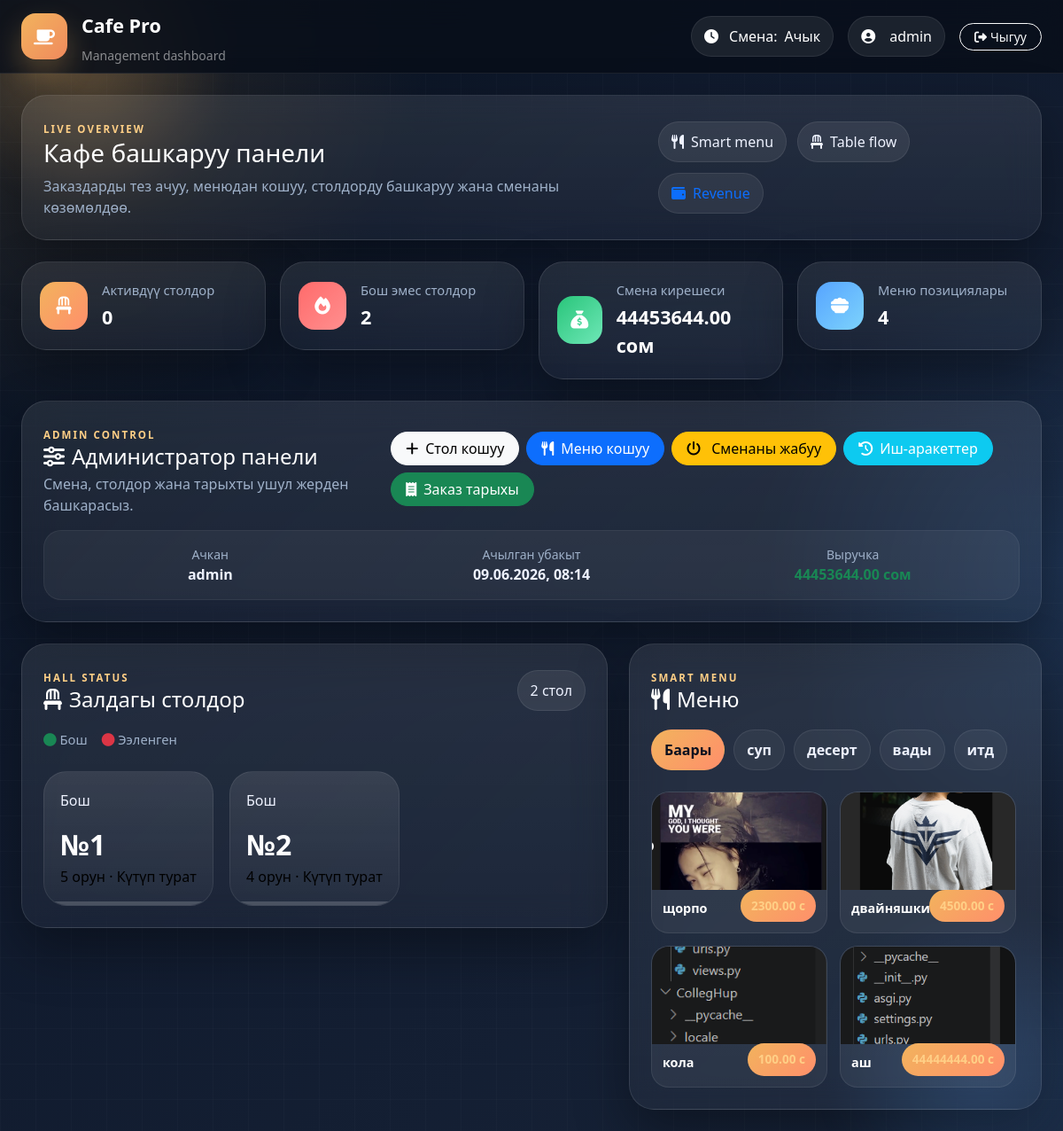
Before: /dashboard/ (signed in) with the older database file.
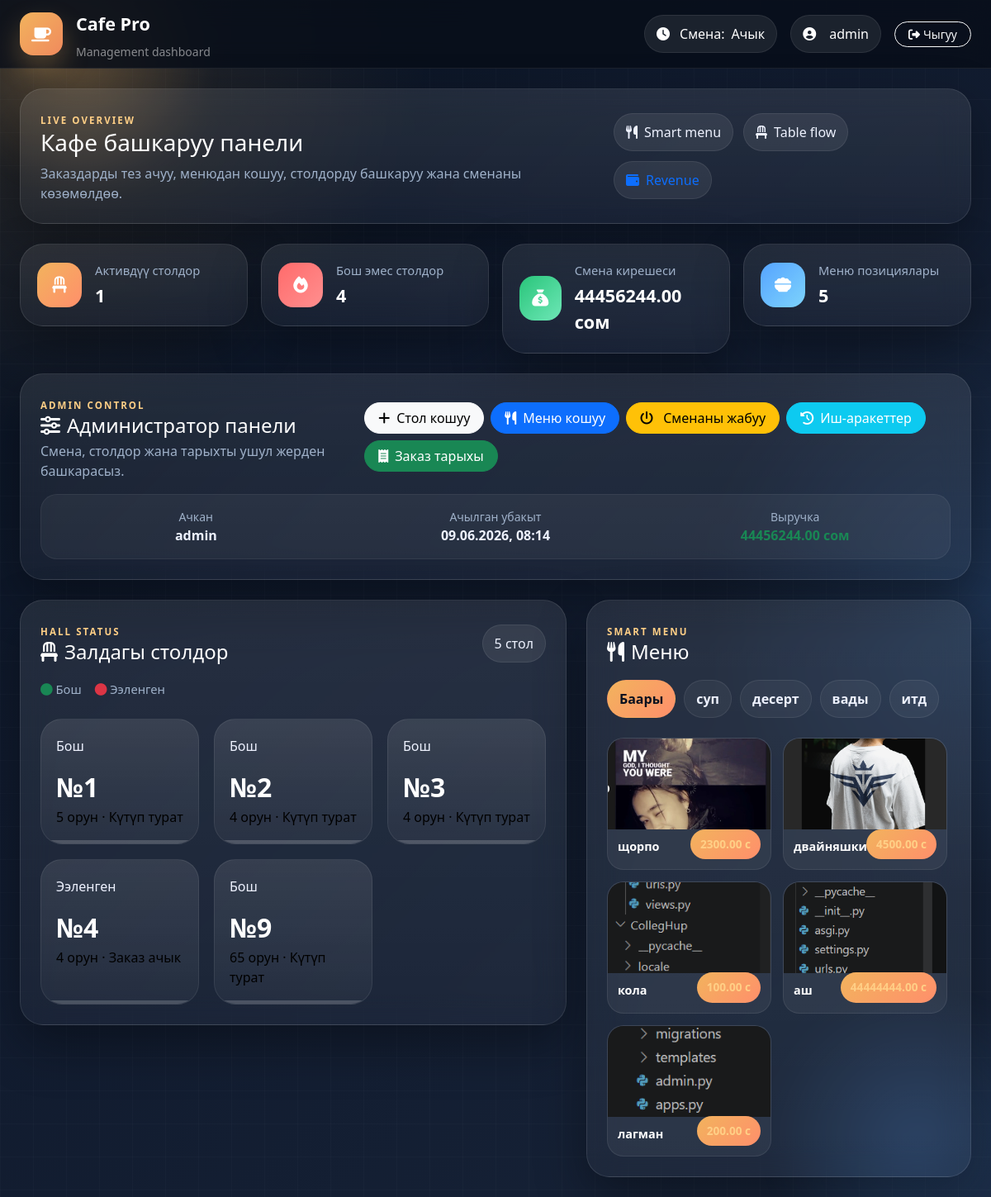
After: the same page with the newer database file.
### cafe/models.py (models this page shows, shortened)
class Shift(models.Model):
    STATUS_CHOICES = [
        ('open', 'Ачык'),
        ('closed', 'Жабык'),
    ]
    opened_by = models.ForeignKey(User, on_delete=models.CASCADE)
    status = models.CharField(max_length=20, choices=STATUS_CHOICES, default='open')
    opened_at = models.DateTimeField(auto_now_add=True)
    closed_at = models.DateTimeField(null=True, blank=True)
    def revenue(self):
        orders = Order.objects.filter(
            status='closed',
            created_at__gte=self.opened_at
        )
        return sum(o.total() for o in orders)

class Order(models.Model):
    STATUS_CHOICES = [
        ('open', 'Ачык'),
        ('closed', 'Жабык'),
        ('cancelled', 'Жокко чыгарылган'),
    ]
    table = models.ForeignKey(Table, on_delete=models.CASCADE)
    waiter = models.ForeignKey(User, on_delete=models.CASCADE)
    status = models.CharField(max_length=20, choices=STATUS_CHOICES, default='open')
    created_at = models.DateTimeField(auto_now_add=True)
    closed_at = models.DateTimeField(null=True, blank=True)
    def total(self):
        return sum(item.subtotal() for item in self.orderitem_set.all())

class OrderItem(models.Model):
    order = models.ForeignKey(Order, on_delete=models.CASCADE)
    menu_item = models.ForeignKey(MenuItem, on_delete=models.CASCADE)
    quantity = models.IntegerField(default=1)        # Саны
    def subtotal(self):
        return self.menu_item.price * self.quantity

class MenuItem(models.Model):
    category = models.ForeignKey(Category, on_delete=models.CASCADE)
    name = models.CharField(max_length=200)          # Тамактын аты
    price = models.DecimalField(max_digits=10, decimal_places=2)  # Баасы
    image = models.ImageField(upload_to='menu/', blank=True, null=True)
    is_available = models.BooleanField(default=True) # Бар/Жок

class Table(models.Model):
    STATUS_CHOICES = [
        ('free', 'Бош'),
        ('busy', 'Ээленген'),
        ('selected', 'Тандалган'),
    ]
    number = models.IntegerField(unique=True)        # Стол номери
    seats = models.IntegerField()                    # Орун саны
    status = models.CharField(max_length=20, choices=STATUS_CHOICES, default='free')

class Category(models.Model):
    name = models.CharField(max_length=100)          # Категория аты

### cafe/views.py (the view)
# urls.py: path('dashboard/', views.dashboard_view, name='dashboard'),
@login_required
def dashboard_view(request):
    context = get_base_context(request)
    return render(request, 'dashboard.html', context)

### cafe/views.py (called while the page is built)
def get_base_context(request):
    tables = Table.objects.all()
    menu_items = MenuItem.objects.all()
    categories = Category.objects.all()
    active_shift = Shift.objects.filter(status='open').first()
    return {
        'tables': tables,
        'menu_items': menu_items,
        'categories': categories,
        'active_shift': active_shift,
        'active_tables': tables.filter(status='busy').count(),
        'free_tables': tables.filter(status='free').count(),
        'menu_count': menu_items.count(),
    }

### templates/dashboard.html (shortened to what this page needs)
{% load static %}
<!DOCTYPE html>
<html lang="ky">
<head>
    <link href="https://cdn.jsdelivr.net/npm/bootstrap@5.3.0/dist/css/bootstrap.min.css" rel="stylesheet">
    <link rel="stylesheet" href="https://cdnjs.cloudflare.com/ajax/libs/font-awesome/6.4.0/css/all.min.css">
    <link rel="stylesheet" href="{% static 'css/style.css' %}">
</head>
<body>
    <div class="bg-orb orb-1"></div>
    <div class="bg-orb orb-2"></div>
    <div class="bg-grid"></div>
    <nav class="navbar navbar-expand-lg premium-navbar px-3 px-lg-4">
        <div class="container-fluid p-0">
            <div class="d-flex align-items-center gap-3">
                <div class="nav-logo"><i class="fas fa-coffee"></i></div>
                <div>
                    <span class="navbar-brand mb-0 d-block">Cafe Pro</span>
                    <small class="text-white-50">Management dashboard</small>
                </div>
            </div>
            <div class="d-flex align-items-center text-white gap-3 flex-wrap justify-content-end">
                <span class="shift-pill">
                    <i class="fas fa-clock me-1"></i>Смена:
                    <span>{% if active_shift %}Ачык{% else %}Жабык{% endif %}</span>
                </span>
                <span class="user-pill"><i class="fas fa-user-circle me-2"></i>{{ request.user.username }}</span>
                <a href="{% url 'logout' %}" class="btn btn-outline-light btn-sm rounded-pill px-3">
                    <i class="fas fa-sign-out-alt me-1"></i>Чыгуу
                </a>
            </div>
        </div>
    </nav>
    <main class="container-fluid px-3 px-lg-4 py-4">
        <section class="hero-banner glass-card mb-4">
            <div>
                <span class="section-kicker">LIVE OVERVIEW</span>
                <h3 class="mb-2">Кафе башкаруу панели</h3>
                <p class="text-muted mb-0">Заказдарды тез ачуу, менюдан кошуу, столдорду башкаруу жана сменаны көзөмөлдөө.</p>
            </div>
            <div class="hero-badges">
                <span><i class="fas fa-utensils"></i> Smart menu</span>
                <span><i class="fas fa-chair"></i> Table flow</span>
                <a href="{% url 'revenue' %}" class="text-decoration-none">
                    <span><i class="fas fa-wallet"></i> Revenue</span>
                </a>
            </div>
        </section>
        <section class="row g-3 mb-4">
            <div class="col-6 col-xl-3">
                <div class="stat-card glass-card">
                    <div class="stat-icon amber"><i class="fas fa-chair"></i></div>
                    <div>
                        <div class="stat-label">Активдүү столдор</div>
                        <div class="stat-value">{{ active_tables }}</div>
                    </div>
                </div>
            </div>
            <div class="col-6 col-xl-3">
                <div class="stat-card glass-card">
                    <div class="stat-icon red"><i class="fas fa-fire"></i></div>
                    <div>
                        <div class="stat-label">Бош эмес столдор</div>
                        <div class="stat-value">{{ free_tables }}</div>
                    </div>
                </div>
            </div>
            <div class="col-6 col-xl-3">
                <div class="stat-card glass-card">
                    <div class="stat-icon green"><i class="fas fa-sack-dollar"></i></div>
                    <div>
                        <div class="stat-label">Смена кирешеси</div>
                        <div class="stat-value">{% if active_shift %}{{ active_shift.revenue }}{% else %}0{% endif %} сом</div>
                    </div>
                </div>
            </div>
            <div class="col-6 col-xl-3">
                <div class="stat-card glass-card">
                    <div class="stat-icon blue"><i class="fas fa-bowl-food"></i></div>
                    <div>
                        <div class="stat-label">Меню позициялары</div>
                        <div class="stat-value">{{ menu_count }}</div>
                    </div>
                </div>
            </div>
        </section>
        <section class="glass-card admin-panel mb-4">
            <div class="panel-head d-flex flex-column flex-lg-row justify-content-between align-items-lg-center gap-3">
                <div>
                    <span class="section-kicker">ADMIN CONTROL</span>
                    <h4 class="mb-1"><i class="fas fa-sliders me-2"></i>Администратор панели</h4>
                    <p class="text-muted mb-0">Смена, столдор жана тарыхты ушул жерден башкарасыз.</p>
                </div>
                <div class="d-flex flex-wrap gap-2">
                    <button class="btn btn-light rounded-pill px-3" data-bs-toggle="modal" data-bs-target="#addTableModal">
                        <i class="fas fa-plus me-2"></i>Стол кошуу
                    </button>
                    <a href="{% url 'add_menu_item' %}" class="btn btn-primary rounded-pill px-3">
                        <i class="fas fa-utensils me-2"></i>Меню кошуу
                    </a>
                    <form method="POST" action="{% url 'toggle_shift' %}">
                        <button class="btn btn-warning rounded-pill px-3">
                            <i class="fas fa-power-off me-2"></i>
                            {% if active_shift %}Сменаны жабуу{% else %}Сменаны ачуу{% endif %}
                        </button>
                    </form>
                    <button class="btn btn-info text-white rounded-pill px-3" data-bs-toggle="modal" data-bs-target="#historyModal">
                        <i class="fas fa-history me-2"></i>Иш-аракеттер
                    </button>
                    <a href="{% url 'order_history' %}" class="btn btn-success rounded-pill px-3">
                        <i class="fas fa-receipt me-2"></i>Заказ тарыхы
                    </a>
                </div>
            </div>
            {% if active_shift %}
            <div class="shift-info-panel mt-3">
                <div class="row text-center">
                    <div class="col"><div class="text-muted small">Ачкан</div><strong>{{ active_shift.opened_by.username }}</strong></div>
                    <div class="col"><div class="text-muted small">Ачылган убакыт</div><strong>{{ active_shift.opened_at|date:"d.m.Y, H:i" }}</strong></div>
                    <div class="col"><div class="text-muted small">Выручка</div><strong class="text-success">{{ active_shift.revenue }} сом</strong></div>
                </div>
            </div>
            {% endif %}
        </section>
        <section class="row g-4">
            <div class="col-xl-7">
                <div class="glass-card panel-card">
                    <div class="panel-head d-flex justify-content-between align-items-center">
                        <div>
                            <span class="section-kicker">HALL STATUS</span>
                            <h4 class="mb-1"><i class="fas fa-chair me-2"></i>Залдагы столдор</h4>
                        </div>
                        <div class="mini-info">{{ tables.count }} стол</div>
                    </div>
                    <div class="table-legend mt-3">
                        <span><i class="fas fa-circle text-success"></i> Бош</span>
                        <span><i class="fas fa-circle text-danger"></i> Ээленген</span>
                    </div>
                    <div class="tables-grid mt-4">
                        {% for table in tables %}
                        <div class="table-card {% if table.status == 'busy' %}table-busy{% else %}table-free{% endif %}">
                            <div class="table-status-badge">
                                {% if table.status == 'busy' %}Ээленген{% else %}Бош{% endif %}
                            </div>
                            <div class="table-number">№{{ table.number }}</div>
                            <div class="table-info">{{ table.seats }} орун ·
                                {% if table.status == 'busy' %}Заказ ачык{% else %}Күтүп турат{% endif %}
                            </div>
                        </div>
                        {% endfor %}
                    </div>
                </div>
            </div>
            <div class="col-xl-5">
                <div class="glass-card panel-card">
                    <div class="panel-head d-flex justify-content-between align-items-center gap-2 flex-wrap">
                        <div>
                            <span class="section-kicker">SMART MENU</span>
                            <h4 class="mb-1"><i class="fas fa-utensils me-2"></i>Меню</h4>
                        </div>
                    </div>
                    <div class="menu-filters mt-3">
                        <button class="filter-chip active">Баары</button>
                        {% for cat in categories %}
                        <button class="filter-chip">{{ cat.name }}</button>
                        {% endfor %}
                    </div>
                    <div class="menu-grid mt-4">
                        {% for item in menu_items %}
                        <div class="menu-card">
                            {% if item.image %}
                            <img src="{{ item.image.url }}" alt="{{ item.name }}">
                            {% endif %}
                            <div class="menu-card-body">
                                <div class="menu-name">{{ item.name }}</div>
                                <div class="menu-price">{{ item.price }} с</div>
                            </div>
                        </div>
                        {% endfor %}
                    </div>
                </div>
            </div>
        </section>
    </main>
</body>
</html>

Changed rows visible on the page:
computed for Shift "admin": revenue "44453644.00" → "44456244.00"
added Table: status "Бош", number "3", seats "4"
added Table: status "Ээленген", number "4", seats "4"
added Table: status "Бош", number "9", seats "65"
added MenuItem: image (picture), name "лагман", price "200.00"
Other visible differences:
{{ active_tables }}: "0" → "1"
{{ free_tables }}: "2" → "4"
{{ menu_count }}: "4" → "5"
{{ tables.count }}: "2" → "5"
